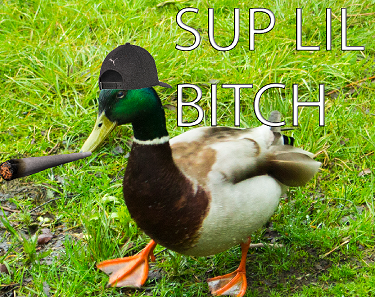
#> input picture Edge Detection/anka.png, 375 x 297 px, found by its file name
$ python median_blur_24.py
#> lines starting #> are read from the running program, lines starting #| are printed output that depends on the picture
import numpy as np
import cv2

img = cv2.imread("anka.png")
#> img is the input picture: shape (297, 375, 3); mean B, G, R 52.2, 146.2, 122.1

blurred = np.hstack([
    img,
    cv2.medianBlur(img,(3)),
    cv2.medianBlur(img,(5)),
    cv2.medianBlur(img,(7))
])
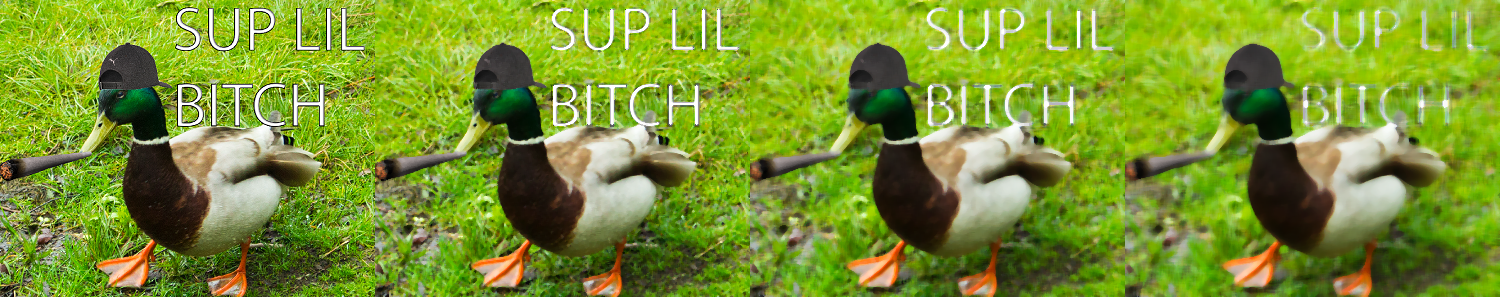
#> blurred: shape (297, 1500, 3); mean B, G, R 47.5, 148, 122.3
cv2.imshow("Median",blurred)
cv2.waitKey(0)
